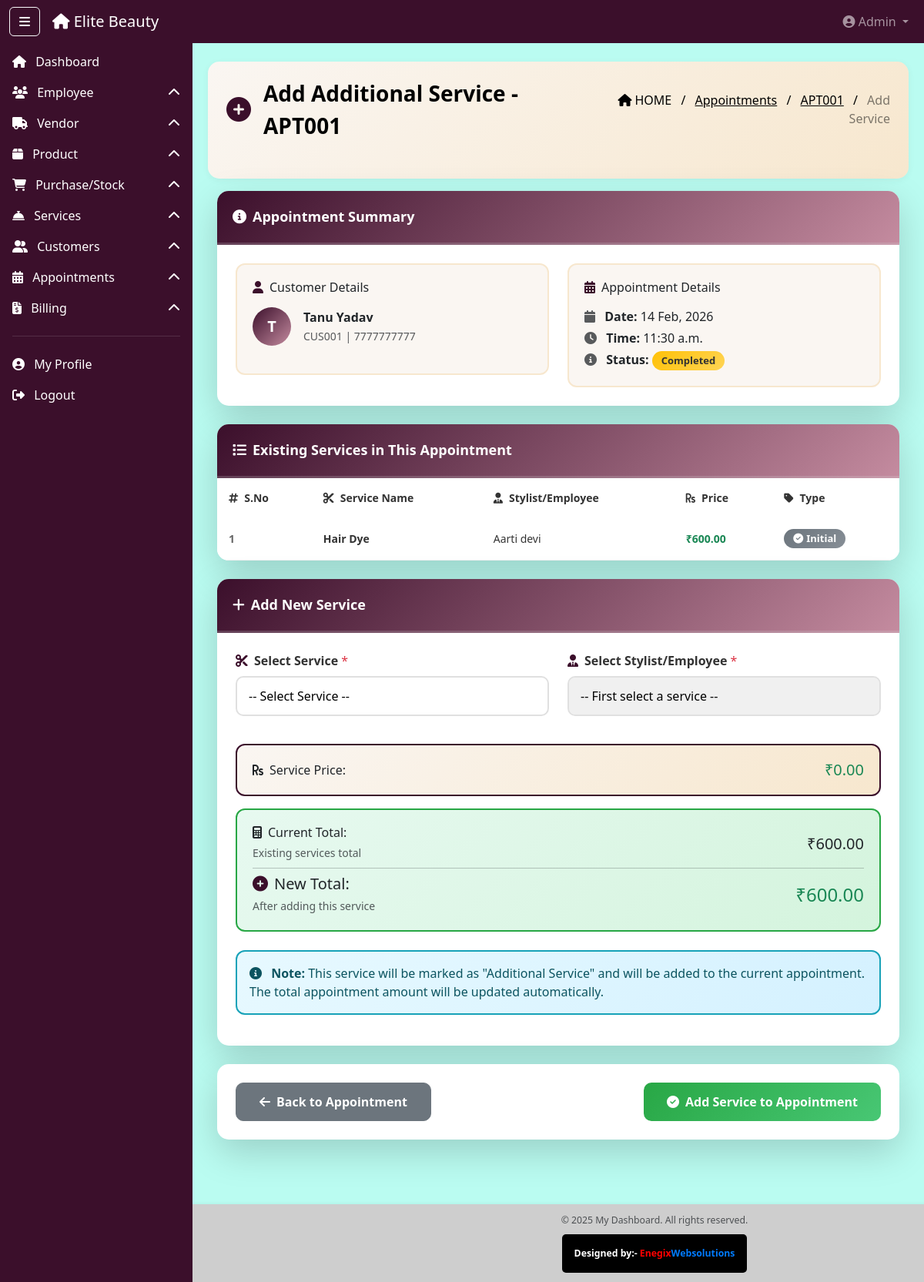
Screenshot of /admin-panel/appointments/1/add-service/ (signed in) with the database file from the repository.
### dashboard_app/models.py (models this page shows, shortened)
class Appointment(models.Model):
    BOOKING_TYPE_CHOICES = (
        ('online', 'Online Booking'),
        ('offline', 'Offline (Walk-in)'),
    )
    STATUS_CHOICES = (
        ('pending', 'Pending'),
        ('confirmed', 'Confirmed'),
        ('in_progress', 'In Progress'),
        ('completed', 'Completed'),
        ('cancelled', 'Cancelled'),
    )
    appointment_id = models.CharField(max_length=10, unique=True, editable=False)
    customer = models.ForeignKey(Customer, on_delete=models.CASCADE, related_name='appointments')
    booking_type = models.CharField(max_length=10, choices=BOOKING_TYPE_CHOICES)
    appointment_date = models.DateField()
    appointment_time = models.TimeField()
    status = models.CharField(max_length=15, choices=STATUS_CHOICES, default='pending')
    total_amount = models.DecimalField(max_digits=10, decimal_places=2, default=0)
    advance_paid = models.DecimalField(max_digits=10, decimal_places=2, default=0)
    created_by = models.ForeignKey(
        Employee, on_delete=models.SET_NULL,
        null=True, blank=True, related_name='appointments_created'
    )
    special_notes = models.TextField(blank=True, null=True)
    created_at = models.DateTimeField(auto_now_add=True)
    updated_at = models.DateTimeField(auto_now=True)
    class Meta:
        ordering = ['-appointment_date', '-appointment_time']

class Customer(models.Model):
    GENDER_CHOICES = (
        ('male', 'Male'),
        ('female', 'Female'),
        ('other', 'Other'),
    )
    CUSTOMER_TYPE_CHOICES = (
        ('online', 'Online'),
        ('offline', 'Offline (Walk-in)'),
        ('both', 'Both'),
    )
    customer_id = models.CharField(max_length=10, unique=True, editable=False)
    full_name = models.CharField(max_length=100)
    mobile = models.CharField(max_length=10, unique=True)
    email = models.EmailField(blank=True, null=True)
    gender = models.CharField(max_length=10, choices=GENDER_CHOICES, blank=True, null=True)
    dob = models.DateField(blank=True, null=True)
    address_line = models.TextField(blank=True, null=True)
    city = models.CharField(max_length=50, blank=True, null=True)
    state = models.CharField(max_length=50, blank=True, null=True)
    pincode = models.CharField(max_length=10, blank=True, null=True)
    customer_type = models.CharField(max_length=10, choices=CUSTOMER_TYPE_CHOICES, default='offline')
    profile_pic = models.ImageField(upload_to='customer_profiles/', blank=True, null=True)
    password = models.CharField(max_length=255, blank=True, null=True)
    created_by = models.ForeignKey(
        Employee, on_delete=models.SET_NULL,
        null=True, blank=True, related_name='customers_created'
    )
    is_active = models.BooleanField(default=True)
    registered_on = models.DateTimeField(auto_now_add=True)
    updated_at = models.DateTimeField(auto_now=True)
    class Meta:
        ordering = ['-registered_on']

class AppointmentService(models.Model):
    STATUS_CHOICES = (
        ('pending', 'Pending'),
        ('in_progress', 'In Progress'),
        ('completed', 'Completed'),
    )
    STAGE_CHOICES = (
        ('initial', 'Initial Booking'),
        ('additional', 'Additional Service'),
    )
    appointment = models.ForeignKey(
        Appointment, on_delete=models.CASCADE, related_name='appointment_services'
    )
    service = models.ForeignKey(Service, on_delete=models.CASCADE, related_name='service_appointments')
    employee = models.ForeignKey(Employee, on_delete=models.CASCADE, related_name='assigned_services')
    service_price = models.DecimalField(max_digits=10, decimal_places=2)
    service_status = models.CharField(max_length=15, choices=STATUS_CHOICES, default='pending')
    added_at_stage = models.CharField(max_length=15, choices=STAGE_CHOICES, default='initial')
    is_additional = models.BooleanField(default=False)
    added_at = models.DateTimeField(auto_now_add=True)
    updated_at = models.DateTimeField(auto_now=True)
    service_notes = models.TextField(
        blank=True, null=True,
        help_text="Employee ke observations - kya kiya, kya discuss hua customer se"
    )
    completed_at = models.DateTimeField(null=True, blank=True)
    class Meta:
        ordering = ['added_at']

class Service(models.Model):
    CATEGORY_CHOICES = (
        ('hair_service', 'Hair Services'),
        ('beauty_service', 'Beauty & Skin Care Services'),
        ('makeup_service', 'Makeup Services'),
        ('spa_service', 'Spa & Massage Services'),
        ('nail_service', 'Nail Care Services'),
        ('bridal_service', 'Bridal Packages'),
        ('other', 'Other Services'),
    )
    service_id = models.CharField(max_length=10, unique=True, editable=False)
    service_name = models.CharField(max_length=200)
    category = models.CharField(max_length=20, choices=CATEGORY_CHOICES)
    description = models.TextField()
    duration_minutes = models.IntegerField()
    base_price = models.DecimalField(max_digits=10, decimal_places=2)
    service_image = models.ImageField(upload_to='service_images/', blank=True, null=True)
    display_on_website = models.BooleanField(default=True)
    is_active = models.BooleanField(default=True)
    created_at = models.DateTimeField(auto_now_add=True)
    updated_at = models.DateTimeField(auto_now=True)
    class Meta:
        ordering = ['category', 'service_name']

class Employee(models.Model):
    GENDER_CHOICES = (
        ('male', 'Male'),
        ('female', 'Female'),
        ('other', 'Other'),
    )
    ROLE_CHOICES = (
        ('hair_stylist', 'Hair Stylist'),
        ('senior_stylist', 'Senior Hair Stylist / Creative Stylist'),
        ('hair_colorist', 'Hair Colorist'),
        ('beauty_therapist', 'Beauty Therapist'),
        ('makeup_artist', 'Makeup Artist'),
        ('salon_manager', 'Salon Manager'),
        ('receptionist', 'Front Desk Executive / Receptionist'),
        ('assistant', 'Assistant / Helper'),
    )
    employee_id = models.CharField(max_length=10, unique=True, editable=False)
    full_name = models.CharField(max_length=100)
    email = models.EmailField(unique=True)
    mobile = models.CharField(max_length=10, default="9191919191")
    dob = models.DateField()
    gender = models.CharField(max_length=10, choices=GENDER_CHOICES)
    profile_pic = models.ImageField(upload_to='employee_profiles/', blank=True, null=True)
    username = models.CharField(max_length=50, unique=True)
    password = models.CharField(max_length=255)
    address_line = models.TextField()
    city = models.CharField(max_length=50)
    state = models.CharField(max_length=50)
    pincode = models.CharField(max_length=10)
    emergency_contact_name = models.CharField(max_length=100)
    emergency_contact_number = models.CharField(max_length=15)
    emergency_contact_relation = models.CharField(max_length=50)
    role = models.CharField(max_length=30, choices=ROLE_CHOICES)
    designation = models.CharField(max_length=100)
    base_salary = models.DecimalField(max_digits=10, decimal_places=2, default=0)
    account_number = models.CharField(max_length=20, blank=True, null=True)
    ifsc_code = models.CharField(max_length=11, blank=True, null=True)
    account_holder_name = models.CharField(max_length=100, blank=True, null=True)
    bank_name = models.CharField(max_length=100, blank=True, null=True)
    bank_address = models.TextField(blank=True, null=True)
    is_active = models.BooleanField(default=True)
    is_blocked = models.BooleanField(default=False)
    blocked_by = models.ForeignKey(
        'AdminUser', null=True, blank=True,
        on_delete=models.SET_NULL, related_name="blocked_employees"
    )
    blocked_at = models.DateTimeField(null=True, blank=True)
    created_at = models.DateTimeField(auto_now_add=True)
    updated_at = models.DateTimeField(auto_now=True)

### dashboard_app/views.py (the view, shortened to what this page needs)
    def wrapper(request, *args, **kwargs):
        user_id   = request.session.get('user_id')
        user_type = request.session.get('user_type')
        return view_func(request, *args, **kwargs)

### dashboard_app/templates/appointment/add_additional_service.html (shortened to what this page needs)
{% extends "base2.html" %}
{% load static %}
{% block content %}
<div class="ribbon-header d-flex justify-content-between align-items-center px-4 pb-5 mb-3" style="color: black">
  <div class="d-flex align-items-center">
    <i class="fas fa-plus-circle me-3 fs-2" style="color: #3b0f2b;"></i>
    <div class="fw-bold fs-3">Add Additional Service - {{ appointment.appointment_id }}</div>
  </div>
  <div class="breadcrumb-text text-end">
    <span class="text-black"><i class="fas fa-home me-1"></i>HOME</span>
    <span class="mx-2 text-black">/</span>
    <a href="{% url 'appointment_list' %}" class="text-black">Appointments</a>
    <span class="mx-2 text-black">/</span>
    <a href="{% url 'view_appointment' appointment.id %}" class="text-black">{{ appointment.appointment_id }}</a>
    <span class="mx-2 text-black">/</span>
    <span class="text-black-50">Add Service</span>
  </div>
</div>
<div class="container-fluid mt-2">
  <div class="card shadow-lg mb-4 modern-card">
    <div class="card-header table-title-bar fw-bold text-white">
      <i class="fas fa-info-circle me-2"></i>Appointment Summary
    </div>
    <div class="card-body p-4">
      <div class="row">
        <div class="col-md-6">
          <div class="info-box">
            <h6 class="mb-3"><i class="fas fa-user me-2 text-primary"></i>Customer Details</h6>
            <div class="d-flex align-items-center mb-3">
              {% if appointment.customer.profile_pic %}
                <img src="{{ appointment.customer.profile_pic.url }}" class="customer-avatar me-3" alt="{{ appointment.customer.full_name }}">
              {% else %}
                <div class="customer-avatar-placeholder me-3">
                  {{ appointment.customer.full_name|first|upper }}
                </div>
              {% endif %}
              <div>
                <strong>{{ appointment.customer.full_name }}</strong>
                <br>
                <small class="text-muted">{{ appointment.customer.customer_id }} | {{ appointment.customer.mobile }}</small>
              </div>
            </div>
          </div>
        </div>
        <div class="col-md-6">
          <div class="info-box">
            <h6 class="mb-3"><i class="fas fa-calendar-alt me-2 text-primary"></i>Appointment Details</h6>
            <p class="mb-1">
              <i class="fas fa-calendar me-2 text-muted"></i>
              <strong>Date:</strong> {{ appointment.appointment_date|date:"d M, Y" }}
            </p>
            <p class="mb-1">
              <i class="fas fa-clock me-2 text-muted"></i>
              <strong>Time:</strong> {{ appointment.appointment_time }}
            </p>
            <p class="mb-0">
              <i class="fas fa-info-circle me-2 text-muted"></i>
              <strong>Status:</strong>
              {% if appointment.status == 'confirmed' %}
                <span class="badge modern-badge badge-success">Confirmed</span>
              {% elif appointment.status == 'in_progress' %}
                <span class="badge modern-badge badge-info">In Progress</span>
              {% else %}
                <span class="badge modern-badge badge-warning">{{ appointment.get_status_display }}</span>
              {% endif %}
            </p>
          </div>
        </div>
      </div>
    </div>
  </div>
  <div class="card shadow-lg mb-4 modern-card">
    <div class="card-header table-title-bar fw-bold text-white">
      <i class="fas fa-list me-2"></i>Existing Services in This Appointment
    </div>
    <div class="card-body p-0">
      <div class="table-responsive">
        <table class="table table-hover modern-table mb-0">
          <thead>
            <tr>
              <th><i class="fas fa-hashtag me-2"></i>S.No</th>
              <th><i class="fas fa-scissors me-2"></i>Service Name</th>
              <th><i class="fas fa-user-tie me-2"></i>Stylist/Employee</th>
              <th><i class="fas fa-rupee-sign me-2"></i>Price</th>
              <th><i class="fas fa-tag me-2"></i>Type</th>
            </tr>
          </thead>
          <tbody>
            {% for service in appointment.appointment_services.all %}
            <tr>
              <td><span class="serial-number">{{ forloop.counter }}</span></td>
              <td><strong>{{ service.service.service_name }}</strong></td>
              <td>{{ service.employee.full_name }}</td>
              <td><strong class="text-success">₹{{ service.service_price|floatformat:2 }}</strong></td>
              <td>
                {% if service.is_additional %}
                  <span class="badge modern-badge badge-info">
                    <i class="fas fa-plus-circle me-1"></i>Additional
                  </span>
                {% else %}
                  <span class="badge modern-badge badge-secondary">
                    <i class="fas fa-check-circle me-1"></i>Initial
                  </span>
                {% endif %}
              </td>
            </tr>
            {% endfor %}
          </tbody>
        </table>
      </div>
    </div>
  </div>
  <form method="POST">
    <div class="card shadow-lg mb-4 modern-card">
      <div class="card-header table-title-bar fw-bold text-white">
        <i class="fas fa-plus me-2"></i>Add New Service
      </div>
      <div class="card-body p-4">
        <div class="row">
          <div class="col-md-6 mb-3">
            <label class="form-label"><i class="fas fa-scissors me-2 text-primary"></i>Select Service <span class="text-danger">*</span></label>
            <select name="service_id" id="serviceSelect" class="form-control modern-input" required onchange="loadEmployees()">
              <option value="">-- Select Service --</option>
              {% regroup services by category as service_categories %}
            </select>
          </div>
          <div class="col-md-6 mb-3">
            <label class="form-label"><i class="fas fa-user-tie me-2 text-primary"></i>Select Stylist/Employee <span class="text-danger">*</span></label>
            <select name="employee_id" id="employeeSelect" class="form-control modern-input" required disabled onchange="updatePrice()">
              <option value="">-- First select a service --</option>
            </select>
          </div>
        </div>
        <div class="price-display-box">
          <div class="d-flex justify-content-between align-items-center">
            <h6 class="mb-0"><i class="fas fa-rupee-sign me-2"></i>Service Price:</h6>
            <h5 class="mb-0 text-success" id="servicePrice">₹0.00</h5>
          </div>
        </div>
        <div class="total-display-box mt-3">
          <div class="d-flex justify-content-between align-items-center">
            <div>
              <h6 class="mb-1"><i class="fas fa-calculator me-2"></i>Current Total:</h6>
              <small class="text-muted">Existing services total</small>
            </div>
            <h5 class="mb-0">₹{{ appointment.total_amount|floatformat:2 }}</h5>
          </div>
          <hr class="my-2">
          <div class="d-flex justify-content-between align-items-center">
            <div>
              <h5 class="mb-1"><i class="fas fa-plus-circle me-2 text-primary"></i>New Total:</h5>
              <small class="text-muted">After adding this service</small>
            </div>
            <h4 class="mb-0 text-success" id="newTotal">₹{{ appointment.total_amount|floatformat:2 }}</h4>
          </div>
        </div>
        <div class="alert alert-info mt-4">
          <i class="fas fa-info-circle me-2"></i>
          <strong>Note:</strong> This service will be marked as "Additional Service" and will be added to the current appointment.
          The total appointment amount will be updated automatically.
        </div>
      </div>
    </div>
    <div class="card shadow-lg mb-4 modern-card">
      <div class="card-body p-4">
        <div class="d-flex justify-content-between">
          <a href="{% url 'view_appointment' appointment.id %}" class="btn btn-secondary btn-action-lg">
            <i class="fas fa-arrow-left me-2"></i>Back to Appointment
          </a>
          <button type="submit" class="btn btn-success btn-action-lg">
            <i class="fas fa-check-circle me-2"></i>Add Service to Appointment
          </button>
        </div>
      </div>
    </div>
  </form>
</div>
{% endblock %}

### rows the page displays
Appointment: appointment_id "APT001", customer.full_name|first "T", customer.full_name "Tanu Yadav", customer.customer_id "CUS001", customer.mobile "7777777777", appointment_date "14 Feb, 2026", appointment_time "11:30 a.m.", status "Completed", total_amount "600.00"
AppointmentService: service.service_name "Hair Dye", employee.full_name "Aarti devi", service_price "600.00", is_additional False (drawn)
